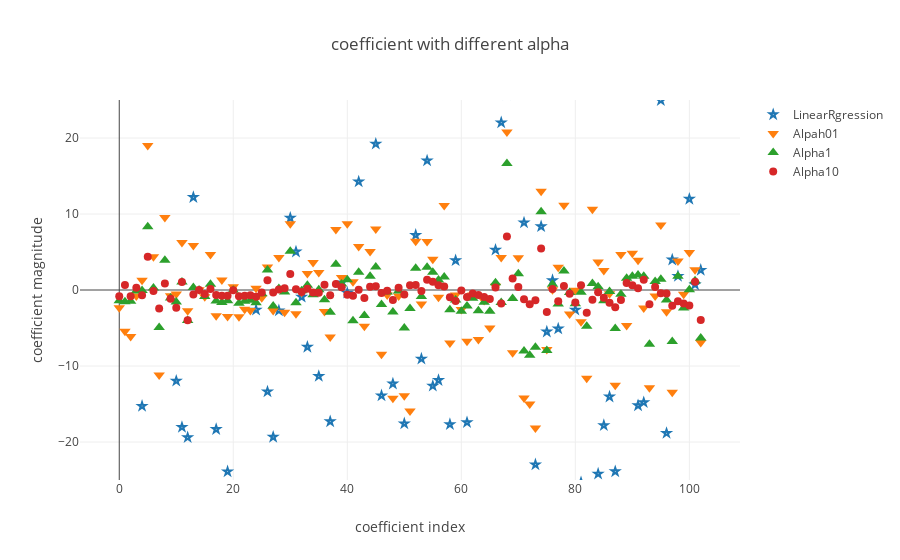

Write notebook code for a chart like this one.
### Code cell
# check all the possible marker shape here
# https://plot.ly/python/reference/#scatter-marker-symbol

hyper_params={
    "LinearRgression": {
        'param':0.0,
        'marker': dict(
            size = 10,
            symbol="star-dot"
        )
    },
    "Alpah01": {
        'param':0.1,
        'marker': dict(
            size=10,
            symbol='triangle-down'
        )
    },
    "Alpha1": {
        'param':1.0,
        'marker': dict(
            size=10,
            symbol='triangle-up'
        )
    },
    "Alpha10": {
        'param':10.0,
        'marker': dict(
            size=8,
        )
    }
}

data = []

for name, opts in hyper_params.items():
    rig = Ridge(alpha=opts['param']).fit(X_train, y_train)
    coefs = rig.coef_
    trace = go.Scatter(
        x = np.array(range(0, len(coefs)-1)),
        y = coefs,
        mode = 'markers',
        marker = opts['marker'],
        name = name
    )
    data.append(trace)
    
layout = dict(
    title = 'coefficient with different alpha',
    xaxis = dict(title = 'coefficient index'),
    yaxis = dict(title = 'coefficient magnitude', range=[-25, 25]),
)
fig = dict(data=data, layout=layout)
iplot(fig)
